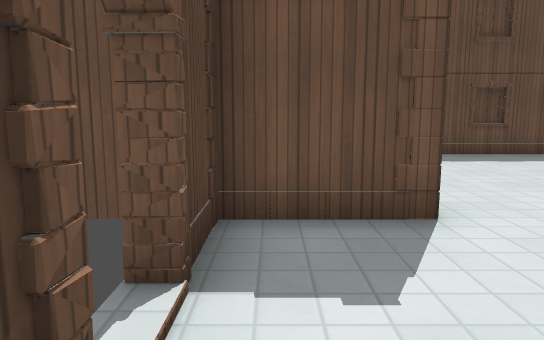
view 1 (above)

16 first-person views from a walk through a 3-D level made in the Godot game engine. The camera is 1.2 m above the floor, tilts 8° down and sees 70° across. Doors that lead somewhere are drawn open, without their leaves. The floor is counted in squares, 1 m on a side. Each view is taken from the middle of a square. On the plan, view 1 faces up. The plan holds only what a view shows up to about 15 squares ahead; the rest is blank. The place goes on beyond the plan. Surface patterns are stand-ins for the level's own textures.

view 2
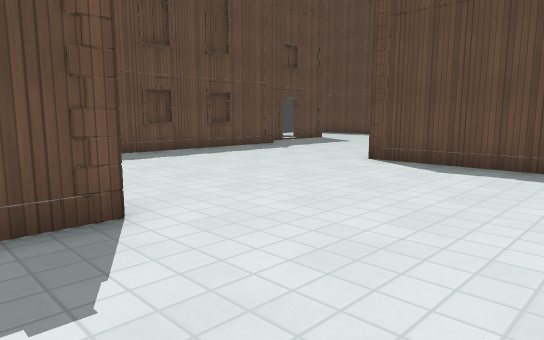

view 3
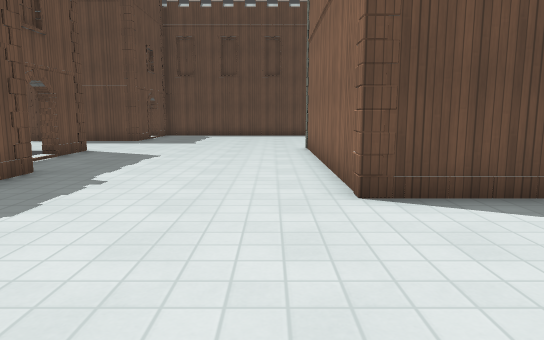

view 4
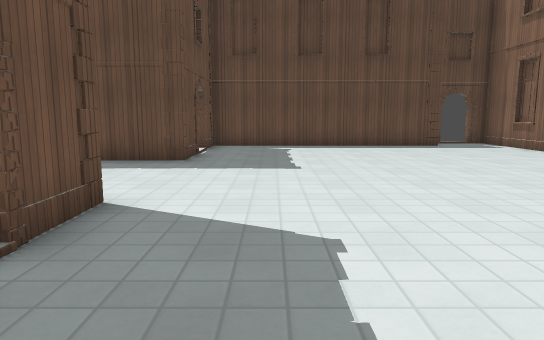

view 5
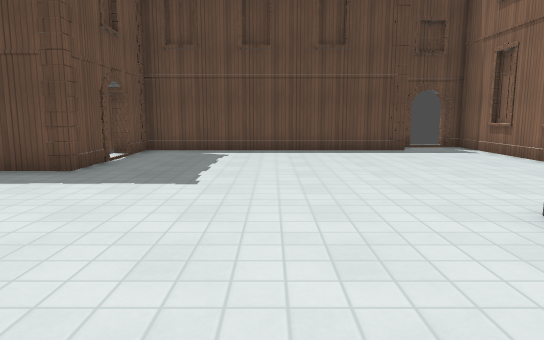

view 6
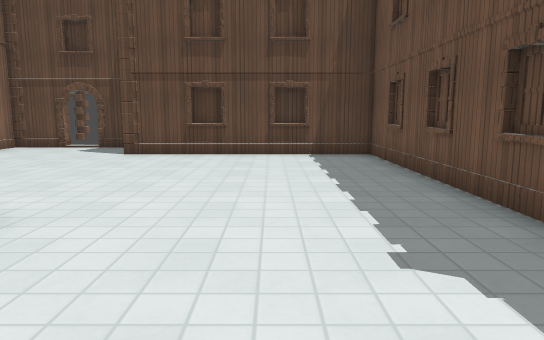

view 7
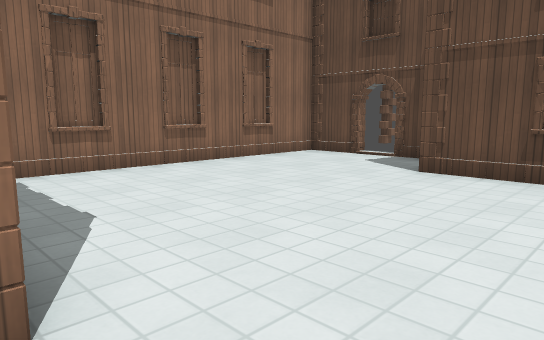

view 8
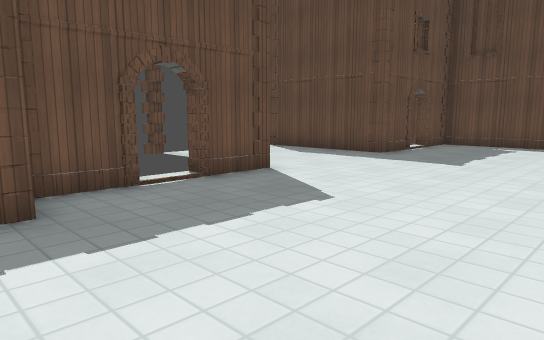

view 9
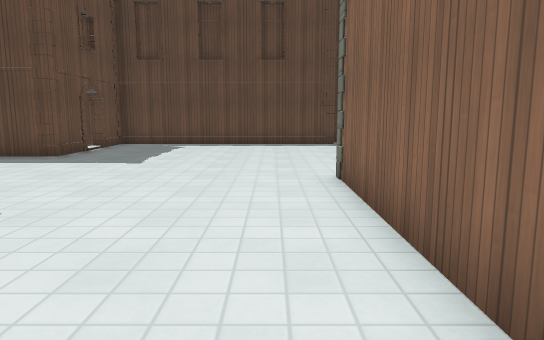

view 10
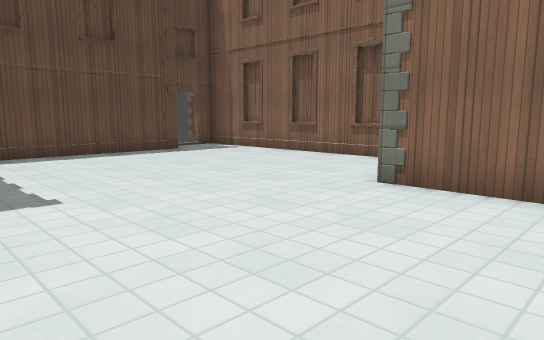

view 11
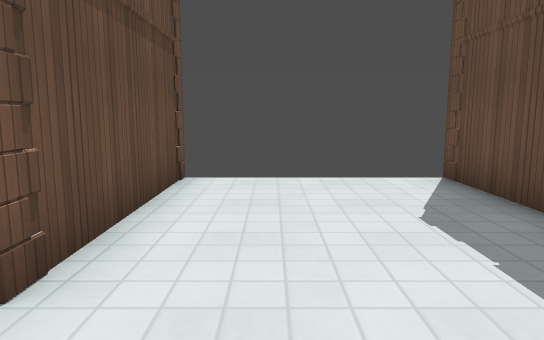

view 12
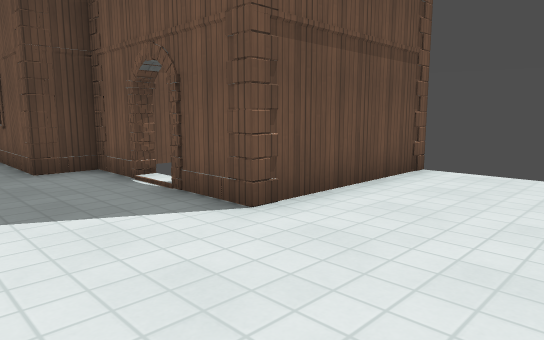

view 13
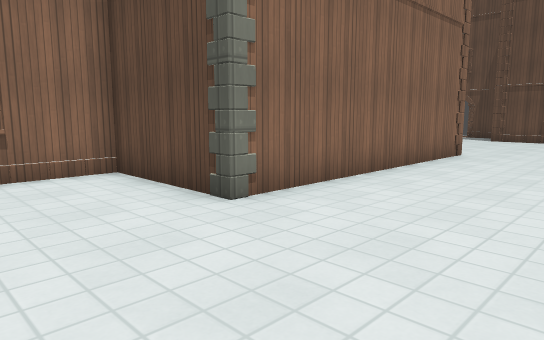

view 14
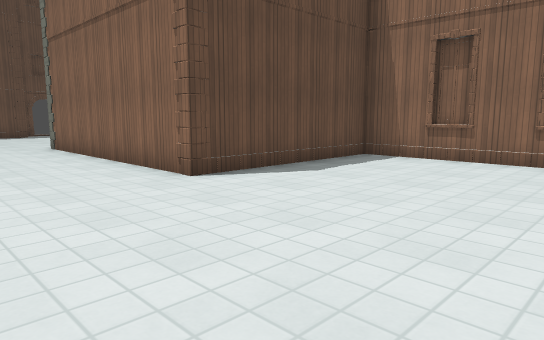

view 15
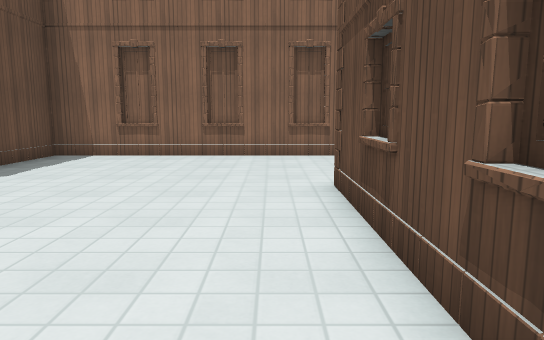

view 16
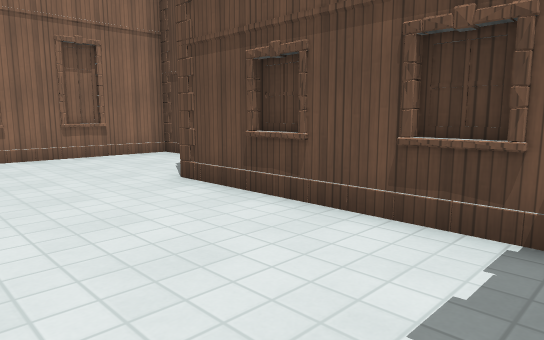

### Floor plan
Points are (right, up) in squares from view 1. A wall is a line through its corners. A room is listed if a view was taken in it or the views show most of it. See-through windows are left out.
Room 1 (views 1, 2, 3, 4, 5, 6, 7, 8, 9, 10, 11, 12, 13, 14, 15, 16)
walls: (14.1, 13.8) (14.1, 13.4) (12.1, 13.4) (12.1, 12.1) (1.9, 12.1) (1.9, 4.4) (-0.6, 4.4) (-0.6, 2.5); (24.4, 13.4) (22.4, 13.4) (22.4, 18.6); (17.3, 18.6) (17.3, 13.4) (15.3, 13.4) (15.3, 13.8); (27.5, 4.4) (27.5, 13.4) (25.6, 13.4) (25.6, 13.8); (2.1, 10.1) (1.9, 9); (1.7, 7.4) (1.7, 6.6); (-0.6, 1.3) (-0.7, -0.7) (9.6, -0.7) (9.6, 5.7) (18.5, 5.7) (18.5, 1.9) (28.8, 1.9)
low walls: (1.9, -0.5) (2.5, -0.5)
ways out: open door at (-1, 2); open door at (14.5, 14); open door at (29, 3)

Positions as (right, up) in squares from view 1, and headings:
1: (0, 0), facing up
2: (0, 0), facing up-right
3: (4, 7), facing right
4: (12, 11), facing right
5: (14, 9), facing right
6: (14, 9), facing left
7: (10, 8), facing down-left
8: (11, 7), facing up-right
9: (11, 7), facing right
10: (15, 12), facing down-right
11: (19, 11), facing up
12: (21, 10), facing up-left
13: (22, 10), facing down-left
14: (3, 10), facing down-right
15: (3, 11), facing down
16: (6, 11), facing down-left
